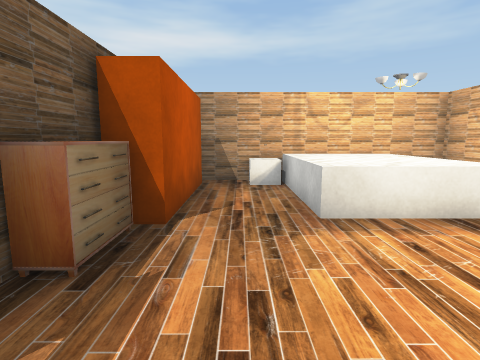
view 1 (above)

15 first-person views from a walk through a 3-D level made in the Unity game engine. The camera is 1.2 m above the floor, tilts 8° down and sees 80° across. The floor is counted in squares, 1 m on a side. Each view is taken from the middle of a square. On the plan, view 1 faces up. The plan holds only what a view shows up to about 13 squares ahead; the rest is blank. The place goes on beyond the plan. The player is left out. Some animated figures are not drawn. Door leaves are left out, so doorways stand open. Some surface patterns are stand-ins.

view 2
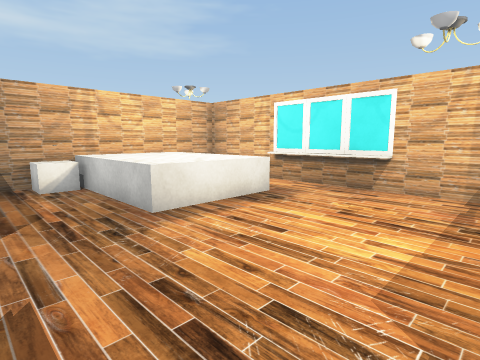

view 3
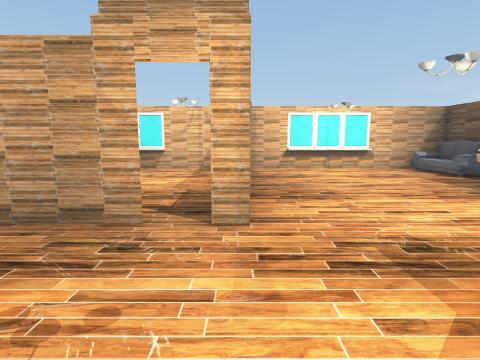

view 4
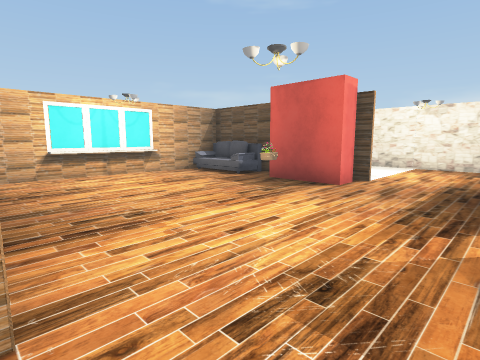

view 5
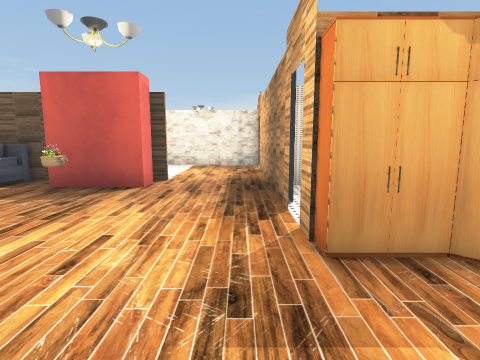

view 6
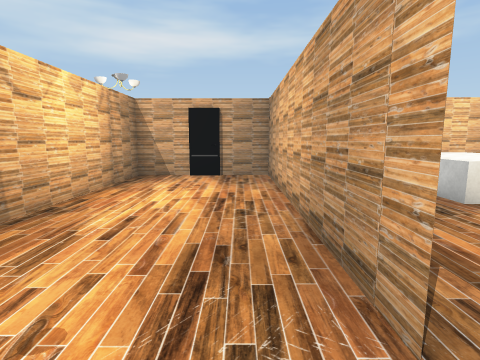

view 7
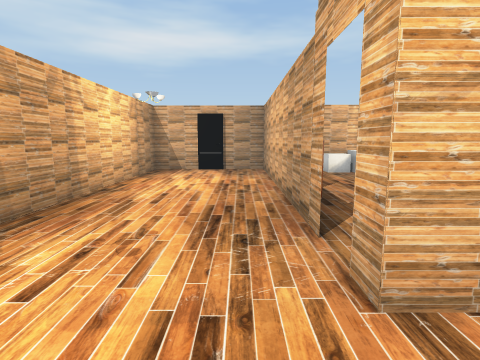

view 8
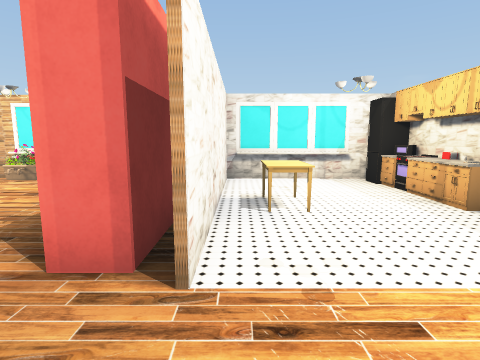

view 9
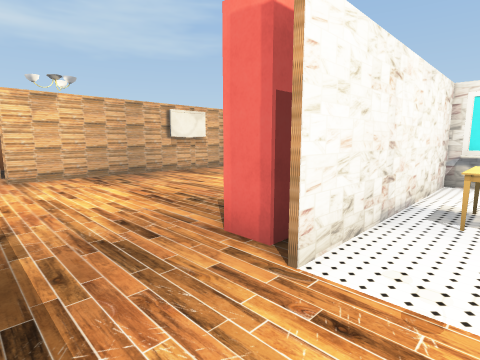

view 10
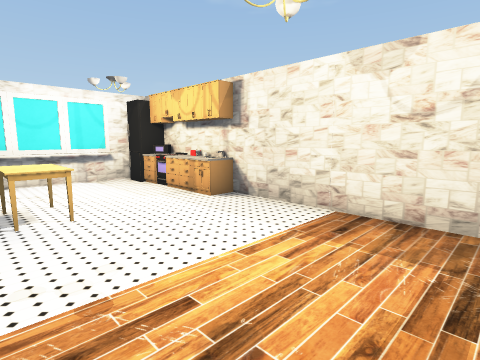

view 11
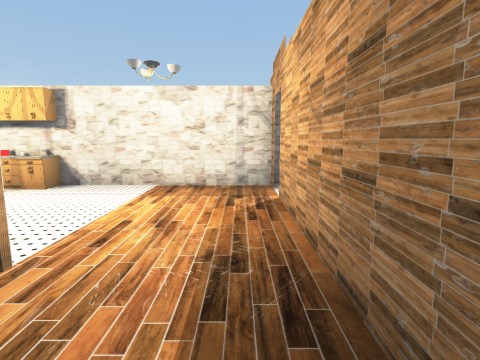

view 12
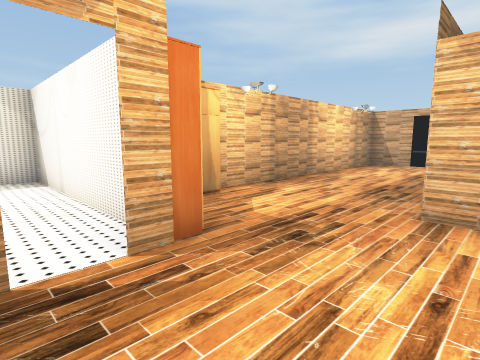

view 13
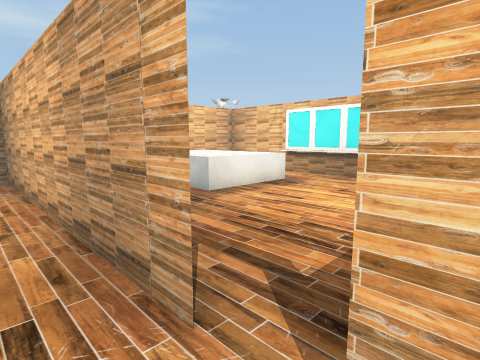

view 14
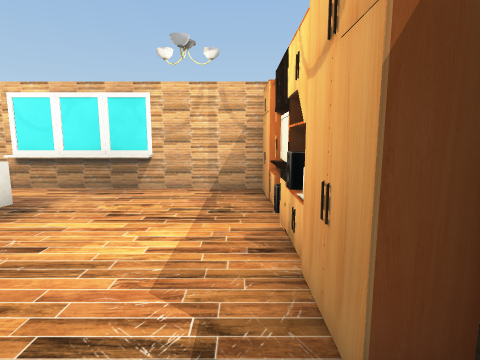

view 15
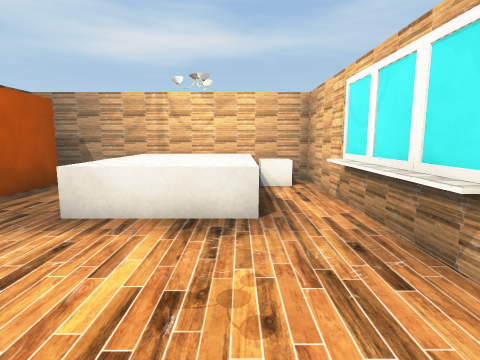

### Floor plan
Key: @ floor where view 1 was taken; # wall or solid block; . floor; D open door; ^ raised ledge; C cube; T table; S sink; E stove; F fridge; O other object.
Columns run from 9 left of view 1 to 6 right of it. Each row starts with its distance up from view 1.
  9   ##############
  8   #....##CC^^^C#
  7   #....##.^^^^.#
  6   #....##.^^^^.#
  5   #....##.^^^^.#
  4   #....##..^^^.#
  3   #....O.......#
  2   #....#.......#
  1   #....#.......#
  0   #....D.@.....#
 -1   #....#########
 -2    #...........#
 -3    O...........#
 -4 ######.........#
 -5 .... D.........#
 -6   ...D.........#
 -7      #....O....#
 -8     ##...###...#
 -9      #...###OOO#
-10      #.........#
-11      #.....TT..#
-12      #.........#
-13      D......O..#
-14      D.....SOEF#
-15      ###### ##

Where each view was taken, in squares from view 1:
view 1: 0 up, 0 right, facing up
view 2: 0 up, 1 left, facing up-right
view 3: 1 down, 6 left, facing right
view 4: 1 down, 4 left, facing down-right
view 5: 1 down, 3 left, facing down
view 6: 1 down, 3 left, facing up
view 7: 3 down, 3 left, facing up
view 8: 10 down, 3 left, facing right
view 9: 11 down, 3 left, facing up-right
view 10: 10 down, 3 left, facing down-right
view 11: 7 down, 3 left, facing down
view 12: 6 down, 1 left, facing up-left
view 13: 1 down, 3 left, facing up-right
view 14: 0 up, 1 left, facing right
view 15: 0 up, 4 right, facing up
